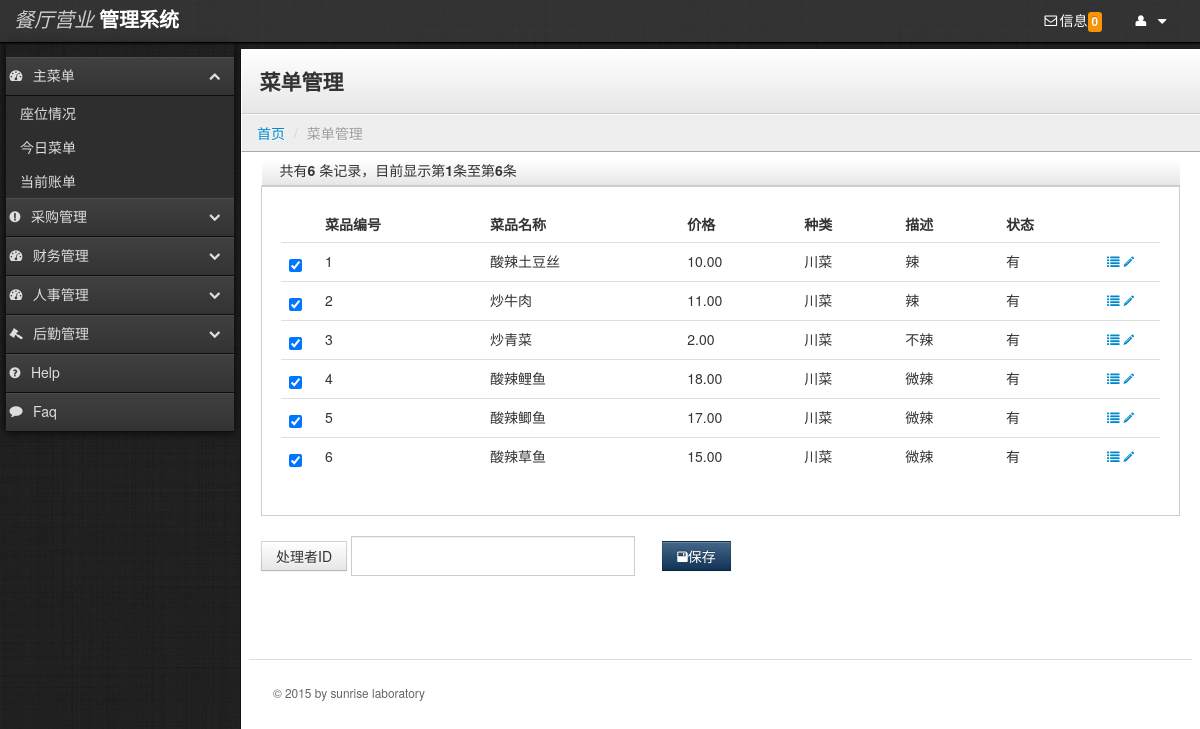
The app's page /newRes/menuinfo.php, older data.
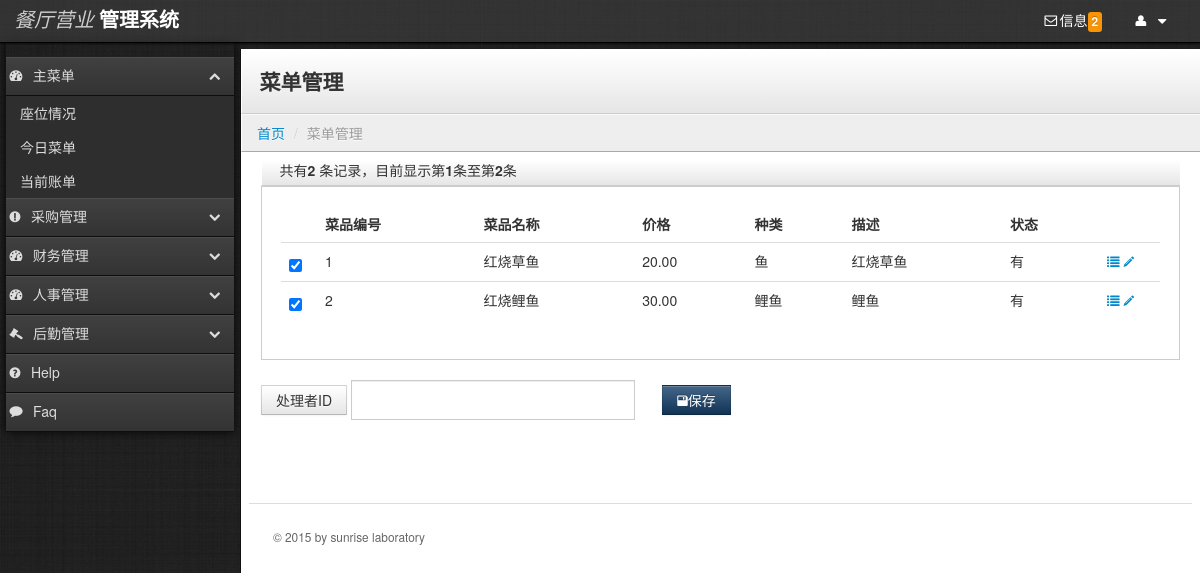
The same page, newer data.
### tables this page shows
CREATE TABLE `menu` (
  `menuID` bigint(20) NOT NULL auto_increment,
  `foodID` bigint(20) NOT NULL,
  `state` int(1) NOT NULL,
  `staffID` bigint(20) NOT NULL,
  PRIMARY KEY  (`menuID`),
  KEY `FK_Reference_7` (`staffID`),
  CONSTRAINT `FK_Reference_7` FOREIGN KEY (`staffID`) REFERENCES `staff` (`staffID`)
);

CREATE TABLE `food` (
  `foodID` bigint(20) NOT NULL,
  `foodName` varchar(50) NOT NULL,
  `price` float(20,2) NOT NULL,
  `foodType` varchar(50) NOT NULL,
  `description` varchar(200) default NULL,
  `imageLocation` varchar(200) default NULL,
  PRIMARY KEY  (`foodID`)
);

### newRes/menuinfo.php (the view, shortened to what the changed rows need)
<?php include('boot.php');?>
<?php require_once('conn/conn.php');
  $query = "select * from food";
  $sql = mysql_query($query, $conn) or die(mysql_error());
  $row = mysql_fetch_assoc($sql);
  if (isset($_GET['totalRows'])) {
    $totalRows_rs1 = $_GET['totalRows'];
  } else {
    $all = mysql_query($query);
    $totalRows = mysql_num_rows($all);
  }
?>
    <div class="content">
        <div class="header">
            <h1 class="page-title">菜单管理</h1>
        </div>
        <div class="container-fluid">
            <div class="row-fluid">
<div class="header">
  <label>共有<strong><?php echo $totalRows ?></strong> 条记录，目前显示第<strong>1</strong>条至第<strong><?php echo $totalRows ?></strong>条
    </label>
</div>
<div class="well">
    <table class="table">
      <thead>
        <tr>
          <th style="width:20px;"></th>
          <th>菜品编号</th>
          <th>菜品名称</th>
          <th>价格</th>
          <th>种类</th>
          <th>描述</th>
          <th>状态</th>
          <th style="width: 45px;"></th>
        </tr>
      </thead>
      <tbody>
       <?php
        do {
      ?>
          <?php if ($totalRows > 0) {  ?>
        <tr>
          <?php
            $select="select state from menu where foodID=$row[foodID]";
            $sql1=mysql_query($select,$conn) or die(mysql_error());
            $array=mysql_fetch_array($sql1);
            if($array){
          ?>
          <td><input type="checkbox" name="select" value="<?php if($array[state]==1) echo $row['foodID']." 1";else echo $row['foodID']."0";?>" checked/></td>
          <?php } else {?>
          <td><input type="checkbox" name="select" value="<?php echo $row['foodID']." 0";?>"/></td>
          <?php } ?>
          <td><?php echo $row['foodID'];?></td>
          <td><?php echo $row['foodName'];?></td>
          <td><?php echo $row['price'];?></td>
          <td><?php echo $row['foodType'];?></td>
          <td><?php echo mb_strlen($row['description'])>25?mb_substr($row['description'],0,25,"utf-8")."...":$row['description'];?></td>
          <td><?php if($array) { if($array[state]==1) echo "有";else echo "无";} else {echo "无";}?></td>
          <td>
              <a href="show_foodinfo.php?id=<?php echo $row['foodID'];?>"><i class="icon-list"></i></a>
              <a href="modify_menuinfo.php?id=<?php echo $row['foodID'];?>"><i class="icon-pencil"></i></a>
          </td>
        </tr>
       <?php }  ?>
<?php } while ($row = mysql_fetch_assoc($sql)); ?>
      </tbody>
    </table>
</div>
        </div>
    </div>
  </body>
</html>

### newRes/boot.php (shortened to what the changed rows need)
<?php
include_once('conn/conn.php');
$selectDealTFNum=mysql_query("select count(*) as count from bill where dealTF  is null; ",$conn);
$arrayDealTFNum=mysql_fetch_array($selectDealTFNum);
?>
<!DOCTYPE html>
<html lang="en">
  <head>
    <link rel="stylesheet" type="text/css" href="lib/bootstrap/css/bootstrap.css">
    <link rel="stylesheet" type="text/css" href="stylesheets/theme.css">
    <link rel="stylesheet" href="lib/font-awesome/css/font-awesome.css">
  </head>
  <body class="">
    <div class="navbar">
        <div class="navbar-inner">
                <ul class="nav pull-right">
                    <li><a href="bill.php" title="您有账单待处理！" role="button"><i class="icon-envelope"></i>信息</span><span id ="remindNum"class="label label-warning"><?php echo $arrayDealTFNum['count'];?></span></a></i>
                </ul>
        </div>
    </div>

Row changes from the older to the newer data that the page shows:
removed food: foodID "3", foodName "炒青菜", price "2.00", foodType "川菜", description "不辣"
removed menu: state "☑"
removed food: foodID "4", foodName "酸辣鲤鱼", price "18.00", foodType "川菜", description "微辣"
removed menu: state "☑"
removed food: foodID "5", foodName "酸辣鲫鱼", price "17.00", foodType "川菜", description "微辣"
removed menu: state "☑"
removed food: foodID "6", foodName "酸辣草鱼", price "15.00", foodType "川菜", description "微辣"
removed menu: state "☑"
changed food id 1: foodName "酸辣土豆丝" → "红烧草鱼"; price "10.00" → "20.00"; foodType "川菜" → "鱼"; description "辣" → "红烧草鱼"
changed food id 2: foodName "炒牛肉" → "红烧鲤鱼"; price "11.00" → "30.00"; foodType "川菜" → "鲤鱼"; description "辣" → "鲤鱼"
Text that changed along with them:
$arrayDealTFNum['count']: "0" → "2"
$totalRows: "6" → "2"
